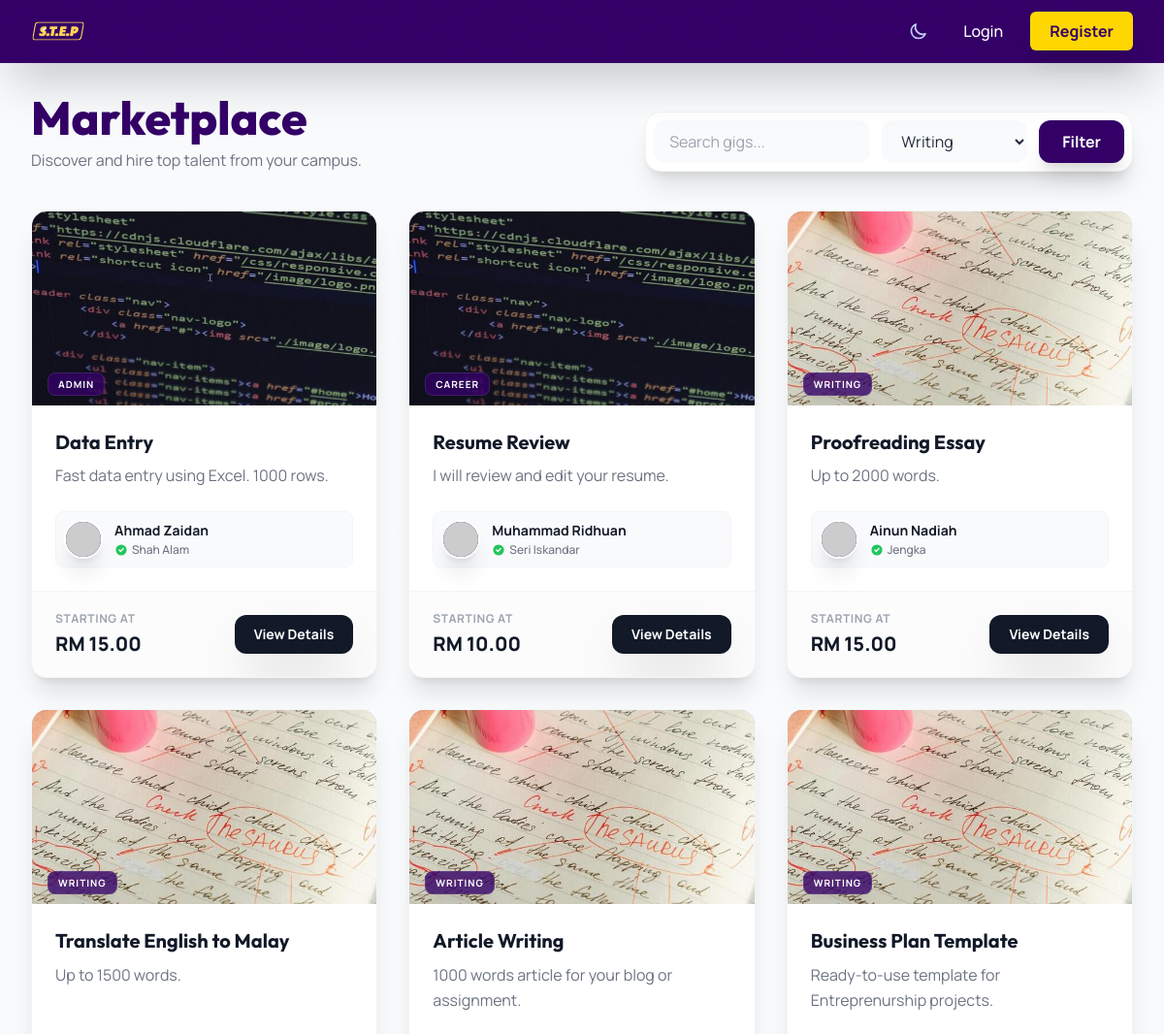
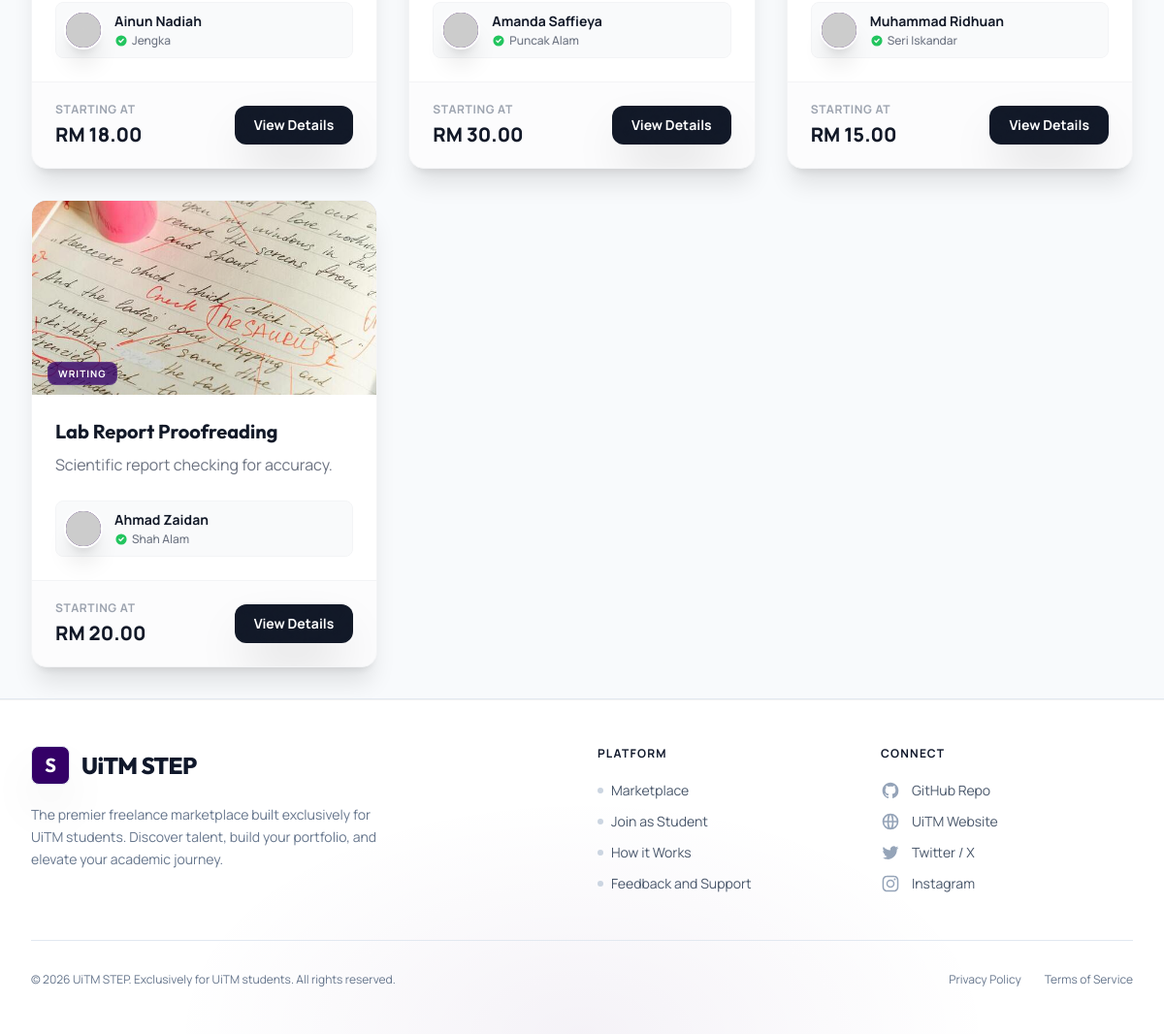
Page /marketplace?tag=Writing on the committed database (2 pictures, top to bottom).
### tables this page shows
CREATE TABLE IF NOT EXISTS gigs (
    gig_id INT AUTO_INCREMENT PRIMARY KEY,
    seller_id INT NOT NULL,
    title VARCHAR(255) NOT NULL,
    description TEXT NOT NULL,
    price DECIMAL(10,2) NOT NULL,
    category VARCHAR(100) NOT NULL,
    status ENUM('active', 'inactive') DEFAULT 'active',
    image_url VARCHAR(255) DEFAULT NULL,
    youtube_url VARCHAR(255) DEFAULT NULL,
    created_at TIMESTAMP DEFAULT CURRENT_TIMESTAMP,
    FOREIGN KEY (seller_id) REFERENCES users(user_id) ON DELETE CASCADE
);

CREATE TABLE IF NOT EXISTS users (
    user_id INT AUTO_INCREMENT PRIMARY KEY,
    student_id VARCHAR(20) UNIQUE NOT NULL,
    name VARCHAR(100) NOT NULL,
    email VARCHAR(100) UNIQUE NOT NULL,
    password VARCHAR(255) NOT NULL,
    campus VARCHAR(100) NOT NULL,
    role ENUM('student', 'admin', 'banned') DEFAULT 'student',
    profile_picture VARCHAR(255) DEFAULT NULL,
    bio TEXT DEFAULT NULL,
    is_verified TINYINT(1) DEFAULT 0,
    otp_code VARCHAR(10) DEFAULT NULL,
    created_at TIMESTAMP DEFAULT CURRENT_TIMESTAMP
);

### includes/functions.php (called while the page is built, shortened)
<?php
function escape($string) {
    return htmlspecialchars($string ?? '', ENT_QUOTES, 'UTF-8');
}
function asset_url($path) {
    return ROOT_URL . ltrim($path, '/');
}
?>

### marketplace.php (the view, shortened to what this page needs)
<?php
require_once 'includes/functions.php';
require_once 'includes/db.php';
$limit = 9;
$page = isset($_GET['page']) ? (int)$_GET['page'] : 1;
$offset = ($page - 1) * $limit;
$tag_filter = $_GET['tag'] ?? '';
$search_query = trim($_GET['search'] ?? '');
$params = [];
$where_clauses = ["g.status = 'active'", "u.role = 'student'"];
$join_tags = "";
if (!empty($tag_filter)) {
    $join_tags = "JOIN gig_tags gt ON g.gig_id = gt.gig_id JOIN tags t ON gt.tag_id = t.tag_id";
    $where_clauses[] = "t.name = ?";
    $params[] = $tag_filter;
}
$where_sql = implode(' AND ', $where_clauses);
$sql = "SELECT g.*, u.name as seller_name, u.campus, u.profile_picture
        FROM gigs g
        JOIN users u ON g.seller_id = u.user_id
        $join_tags
        WHERE $where_sql
        GROUP BY g.gig_id
        ORDER BY g.created_at DESC
        LIMIT $limit OFFSET $offset";
$stmt = $pdo->prepare($sql);
$stmt->execute($params);
$gigs = $stmt->fetchAll();
$tags = $pdo->query("SELECT name FROM tags ORDER BY name ASC")->fetchAll();
require_once 'includes/header.php';
?>
<div class="mb-10 flex flex-col md:flex-row md:items-end justify-between gap-6">
    <div>
        <h1 class="text-4xl sm:text-5xl font-extrabold text-uitmPurple dark:text-white font-serif mb-2 transition-colors duration-300">Marketplace</h1>
        <p class="text-gray-500 dark:text-slate-400 transition-colors duration-300">Discover and hire top talent from your campus.</p>
    </div>
    <form action="marketplace" method="GET" class="flex flex-wrap gap-3 items-center bg-white dark:bg-slate-900 p-2 rounded-2xl shadow-xl border border-gray-100 dark:border-slate-800 transition-colors duration-300">
        <input type="text" name="search" placeholder="Search gigs..." value="<?php echo escape($search_query); ?>" class="px-4 py-2.5 bg-gray-50 dark:bg-slate-800 border-transparent rounded-xl focus:ring-2 focus:ring-uitmGold focus:bg-white dark:focus:bg-slate-700 text-slate-800 dark:text-slate-200 placeholder-gray-400 dark:placeholder-slate-500 transition-all outline-none w-full sm:w-auto">
        <select name="tag" class="px-4 py-2.5 bg-gray-50 dark:bg-slate-800 border-transparent rounded-xl focus:ring-2 focus:ring-uitmGold focus:bg-white dark:focus:bg-slate-700 text-slate-800 dark:text-slate-200 transition-all outline-none cursor-pointer max-w-[150px]">
            <?php foreach ($tags as $t): ?>
                <option value="<?php echo escape($t['name']); ?>" <?php if($tag_filter === $t['name']) echo 'selected'; ?>><?php echo escape($t['name']); ?></option>
            <?php endforeach; ?>
        </select>
        <button type="submit" class="bg-uitmPurple text-white px-6 py-2.5 rounded-xl hover:bg-indigo-900 transition-all duration-300 font-bold shadow-xl">Filter</button>
    </form>
</div>
<?php if (count($gigs) > 0): ?>
    <div class="grid grid-cols-1 md:grid-cols-2 lg:grid-cols-3 gap-8">
        <?php $delay = 0; ?>
        <?php foreach ($gigs as $gig): ?>
            <div class="bg-white dark:bg-slate-900 rounded-2xl shadow-xl hover:shadow-2xl transition-all duration-500 flex flex-col overflow-hidden border border-gray-100 dark:border-slate-800 transform hover:-translate-y-2 animate-fade-in-up opacity-0" style="animation-delay: <?php echo $delay; ?>ms; animation-fill-mode: forwards;">
                <div class="w-full aspect-video bg-gray-200 dark:bg-slate-800 relative overflow-hidden group">
                    <?php
                        $media_items = [];
                        if (empty($media_items)) {
                            $cat = strtolower($gig['category']);
                            $thumb = 'assets/img/cat_programming.jpg';
                            if (strpos($cat, 'design') !== false) $thumb = 'assets/img/cat_design.jpg';
                            elseif (strpos($cat, 'video') !== false) $thumb = 'assets/img/cat_video.jpg';
                            elseif (strpos($cat, 'writing') !== false) $thumb = 'assets/img/cat_writing.jpg';
                            $media_items[] = ['type' => 'image', 'content' => asset_url($thumb)];
                        }
                    ?>
                    <div id="slider-<?php echo $gig['gig_id']; ?>" class="h-full w-full relative">
                        <?php foreach ($media_items as $index => $item): ?>
                            <div class="card-slide absolute inset-0 transition-opacity duration-300 <?php echo $index === 0 ? 'opacity-100 z-10' : 'opacity-0 z-0'; ?>" data-index="<?php echo $index; ?>">
                                <?php if ($item['type'] === 'youtube'): ?>
                                    <iframe class="w-full h-full pointer-events-none" src="<?php echo $item['content']; ?>?controls=0&mute=1&loop=1" frameborder="0"></iframe>
                                <?php else: ?>
                                    <img src="<?php echo $item['content']; ?>" alt="<?php echo escape($gig['title']); ?>" class="w-full h-full object-cover transition-transform duration-700 group-hover:scale-110">
                                <?php endif; ?>
                            </div>
                        <?php endforeach; ?>
                    </div>
                    <div class="absolute bottom-3 left-4 pointer-events-none z-20">
                        <span class="text-[10px] font-bold text-white uppercase tracking-widest bg-uitmPurple/80 backdrop-blur-sm px-2.5 py-1 rounded-lg border border-white/10 shadow-xl"><?php echo escape($gig['category']); ?></span>
                    </div>
                </div>
                <div class="p-6 flex-grow flex flex-col">
                    <h3 class="text-xl font-bold text-gray-900 dark:text-white mb-2 leading-snug hover:text-uitmPurple dark:hover:text-purple-300 transition-colors cursor-pointer font-serif line-clamp-2"><?php echo escape($gig['title']); ?></h3>
                    <p class="text-gray-500 dark:text-slate-400 mb-6 line-clamp-3 leading-relaxed"><?php echo escape($gig['description']); ?></p>
                    <div class="text-sm text-gray-600 dark:text-slate-400 flex items-center bg-gray-50 dark:bg-slate-800 p-2 rounded-lg border border-gray-100 dark:border-slate-700 mt-auto transition-colors duration-300">
                        <?php
                            $seller_avatar = !empty($gig['profile_picture'])
                                ? asset_url($gig['profile_picture'])
                                : 'https://ui-avatars.com/api/?name=' . urlencode($gig['seller_name']) . '&background=330066&color=FFD700';
                        ?>
                        <div class="w-10 h-10 rounded-full bg-uitmPurple flex items-center justify-center text-white font-bold mr-3 overflow-hidden shrink-0 border-2 border-white shadow-xl">
                            <img src="<?php echo $seller_avatar; ?>" alt="<?php echo escape($gig['seller_name']); ?>" class="w-full h-full object-cover">
                        </div>
                        <div>
                            <span class="block font-bold text-gray-900 dark:text-white text-sm"><?php echo escape($gig['seller_name']); ?></span>
                            <span class="flex items-center text-xs text-gray-500 dark:text-slate-500 mt-0.5 font-medium">
                                <svg class="w-3.5 h-3.5 text-green-500 mr-1" fill="currentColor" viewBox="0 0 20 20"><path fill-rule="evenodd" d="M10 18a8 8 0 100-16 8 8 0 000 16zm3.707-9.293a1 1 0 00-1.414-1.414L9 10.586 7.707 9.293a1 1 0 00-1.414 1.414l2 2a1 1 0 001.414 0l4-4z" clip-rule="evenodd"></path></svg>
                                <?php echo escape(str_replace(['UiTM Kampus ', 'UiTM '], '', $gig['campus'])); ?>
                            </span>
                        </div>
                    </div>
                </div>
                <div class="bg-gray-50/50 dark:bg-slate-950/50 px-6 py-5 mt-auto border-t border-gray-100 dark:border-slate-800 flex items-center justify-between transition-colors duration-300">
                    <div class="flex flex-col">
                        <span class="text-xs text-gray-400 dark:text-slate-500 uppercase font-bold tracking-wider mb-1">Starting at</span>
                        <span class="text-xl font-extrabold text-gray-900 dark:text-white">RM <?php echo number_format($gig['price'], 2); ?></span>
                    </div>
                    <a href="<?php echo ROOT_URL; ?>gigs/details?id=<?php echo $gig['gig_id']; ?>" class="text-sm bg-gray-900 dark:bg-slate-800 hover:bg-uitmPurple text-white px-5 py-2.5 rounded-xl font-bold transition-all duration-300 shadow-2xl hover:shadow-2xl transform hover:scale-105">View Details</a>
                </div>
            </div>
            <?php $delay += 100; ?>
        <?php endforeach; ?>
    </div>
<?php endif; ?>
<?php require_once 'includes/footer.php'; ?>

### rows in the picture
gigs: title "Data Entry", description "Fast data entry using Excel. 1000 rows.", seller.name "Ahmad Zaidan", seller.campus "Shah Alam", price "15.00"
gigs: title "Resume Review", description "I will review and edit your resume.", seller.name "Muhammad Ridhuan", seller.campus "Seri Iskandar", price "10.00"
gigs: title "Proofreading Essay", description "Up to 2000 words.", seller.name "Ainun Nadiah", seller.campus "Jengka", price "15.00"
gigs: title "Translate English to Malay", description "Up to 1500 words.", seller.name "Ainun Nadiah", seller.campus "Jengka", price "18.00"
gigs: title "Article Writing", description "1000 words article for your blog or assignment.", seller.name "Amanda Saffieya", seller.campus "Puncak Alam", price "30.00"
gigs: title "Business Plan Template", description "Ready-to-use template for Entreprenurship projects.", seller.name "Muhammad Ridhuan", seller.campus "Seri Iskandar", price "15.00"
gigs: title "Lab Report Proofreading", description "Scientific report checking for accuracy.", seller.name "Ahmad Zaidan", seller.campus "Shah Alam", price "20.00"

### other values in the picture
form field tag "Writing"
